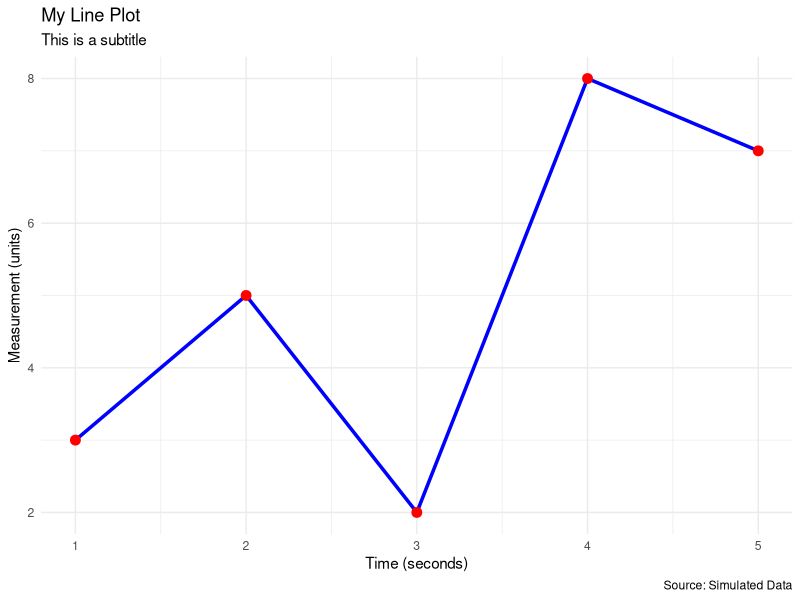

Reproduce this figure in R.
# Load ggplot2
library(ggplot2)

# Sample data
df <- data.frame(
  x = c(1, 2, 3, 4, 5),
  y = c(3, 5, 2, 8, 7)
)

# Line plot with title and axis labels
ggplot(df, aes(x = x, y = y)) +
  geom_line(color = "blue", size = 1.2) +
  geom_point(color = "red", size = 3) +
  labs(
    title = "My Line Plot",
    subtitle = "This is a subtitle",
    x = "Time (seconds)",
    y = "Measurement (units)",
    caption = "Source: Simulated Data"
  ) +
  theme_minimal()
